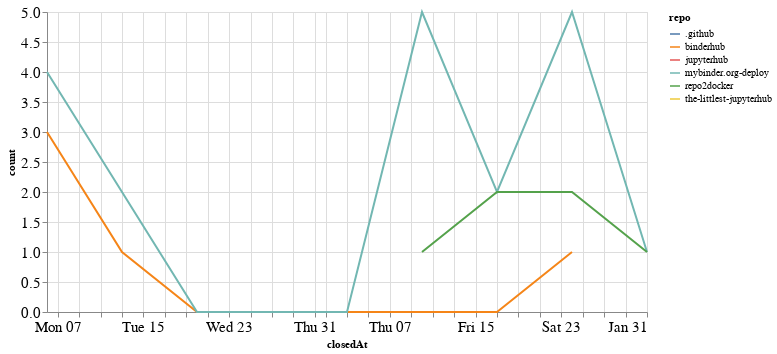

Notebook code cell kept with this figure:
### Code cell
closed_by_time = closed_by.groupby('repo').resample('W', on='closedAt').count()['author'].reset_index()
closed_by_time = closed_by_time.rename(columns={'author': 'count'})

alt.Chart(closed_by_time, width=600).mark_line().encode(
    x='closedAt',
    y='count',
    color='repo',
    tooltip="repo"
)

### Figure 1 — Vega-Lite specification as saved in the notebook (floating-point values rounded to 4 significant figures)
{"config": {"axisLeft": {"labelFontSize": 15}, "axisBottom": {"labelFontSize": 15}}, "data": {"name": "data-5435ac8038fb6ba27519b15a0cd261a5"}, "mark": "line", "encoding": {"color": {"type": "nominal", "field": "repo"}, "tooltip": {"type": "nominal", "field": "repo"}, "x": {"type": "temporal", "field": "closedAt"}, "y": {"type": "quantitative", "field": "count"}}, "width": 600, "$schema": "https://vega.github.io/schema/vega-lite/v4.8.1.json", "datasets": {"data-5435ac8038fb6ba27519b15a0cd261a5": [{"repo": ".github", "closedAt": "2020-12-06T00:00:00", "count": 1}, {"repo": "binderhub", "closedAt": "2020-12-06T00:00:00", "count": 3}, {"repo": "binderhub", "closedAt": "2020-12-13T00:00:00", "count": 1}, {"repo": "binderhub", "closedAt": "2020-12-20T00:00:00", "count": 0}, {"repo": "binderhub", "closedAt": "2020-12-27T00:00:00", "count": 0}, {"repo": "binderhub", "closedAt": "2021-01-03T00:00:00", "count": 0}, {"repo": "binderhub", "closedAt": "2021-01-10T00:00:00", "count": 0}, {"repo": "binderhub", "closedAt": "2021-01-17T00:00:00", "count": 0}, {"repo": "binderhub", "closedAt": "2021-01-24T00:00:00", "count": 1}, {"repo": "jupyterhub", "closedAt": "2020-12-06T00:00:00", "count": 1}, {"repo": "mybinder.org-deploy", "closedAt": "2020-12-06T00:00:00", "count": 4}, {"repo": "mybinder.org-deploy", "closedAt": "2020-12-13T00:00:00", "count": 2}, {"repo": "mybinder.org-deploy", "closedAt": "2020-12-20T00:00:00", "count": 0}, {"repo": "mybinder.org-deploy", "closedAt": "2020-12-27T00:00:00", "count": 0}, {"repo": "mybinder.org-deploy", "closedAt": "2021-01-03T00:00:00", "count": 0}, {"repo": "mybinder.org-deploy", "closedAt": "2021-01-10T00:00:00", "count": 5}, {"repo": "mybinder.org-deploy", "closedAt": "2021-01-17T00:00:00", "count": 2}, {"repo": "mybinder.org-deploy", "closedAt": "2021-01-24T00:00:00", "count": 5}, {"repo": "mybinder.org-deploy", "closedAt": "2021-01-31T00:00:00", "count": 1}, {"repo": "repo2docker", "closedAt": "2021-01-10T00:00:00", "count": 1}, {"repo": "repo2docker", "closedAt": "2021-01-17T00:00:00", "count": 2}, {"repo": "repo2docker", "closedAt": "2021-01-24T00:00:00", "count": 2}, {"repo": "repo2docker", "closedAt": "2021-01-31T00:00:00", "count": 1}, {"repo": "the-littlest-jupyterhub", "closedAt": "2021-01-24T00:00:00", "count": 1}]}}
